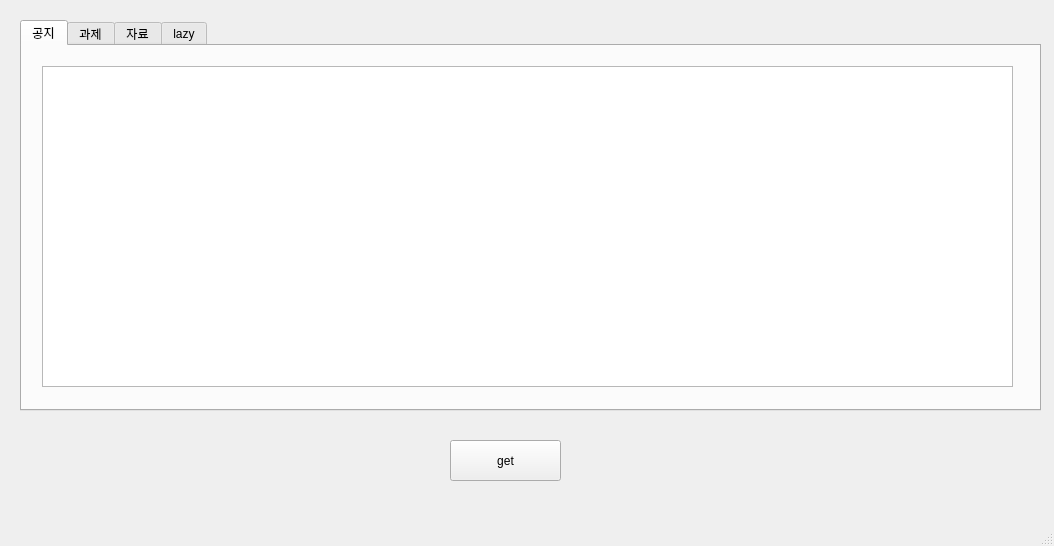
<?xml version="1.0" encoding="UTF-8"?>
<ui version="4.0">
 <class>MainWindow</class>
 <widget class="QMainWindow" name="MainWindow">
  <property name="geometry">
   <rect>
    <x>0</x>
    <y>0</y>
    <width>1054</width>
    <height>546</height>
   </rect>
  </property>
  <property name="windowTitle">
   <string>MainWindow</string>
  </property>
  <widget class="QWidget" name="centralwidget">
   <widget class="QPushButton" name="login_btn">
    <property name="geometry">
     <rect>
      <x>450</x>
      <y>440</y>
      <width>111</width>
      <height>41</height>
     </rect>
    </property>
    <property name="text">
     <string>get</string>
    </property>
   </widget>
   <widget class="QTabWidget" name="tabWidget">
    <property name="geometry">
     <rect>
      <x>20</x>
      <y>20</y>
      <width>1021</width>
      <height>391</height>
     </rect>
    </property>
    <property name="tabPosition">
     <enum>QTabWidget::North</enum>
    </property>
    <property name="currentIndex">
     <number>0</number>
    </property>
    <widget class="QWidget" name="notice">
     <attribute name="title">
      <string>공지</string>
     </attribute>
     <widget class="QTextBrowser" name="notice_text">
      <property name="geometry">
       <rect>
        <x>20</x>
        <y>20</y>
        <width>971</width>
        <height>321</height>
       </rect>
      </property>
     </widget>
    </widget>
    <widget class="QWidget" name="task">
     <attribute name="title">
      <string>과제</string>
     </attribute>
     <widget class="QTextBrowser" name="task_text">
      <property name="geometry">
       <rect>
        <x>20</x>
        <y>20</y>
        <width>971</width>
        <height>321</height>
       </rect>
      </property>
     </widget>
    </widget>
    <widget class="QWidget" name="data">
     <attribute name="title">
      <string>자료</string>
     </attribute>
     <widget class="QTextBrowser" name="data_text">
      <property name="geometry">
       <rect>
        <x>20</x>
        <y>20</y>
        <width>981</width>
        <height>331</height>
       </rect>
      </property>
     </widget>
    </widget>
    <widget class="QWidget" name="tab">
     <attribute name="title">
      <string>lazy</string>
     </attribute>
     <widget class="QPushButton" name="video_btn">
      <property name="geometry">
       <rect>
        <x>180</x>
        <y>20</y>
        <width>161</width>
        <height>81</height>
       </rect>
      </property>
      <property name="text">
       <string>video check</string>
      </property>
     </widget>
     <widget class="QPushButton" name="comment_btn">
      <property name="geometry">
       <rect>
        <x>180</x>
        <y>120</y>
        <width>161</width>
        <height>91</height>
       </rect>
      </property>
      <property name="text">
       <string>comment check</string>
      </property>
     </widget>
    </widget>
   </widget>
  </widget>
  <widget class="QMenuBar" name="menubar">
   <property name="geometry">
    <rect>
     <x>0</x>
     <y>0</y>
     <width>1054</width>
     <height>26</height>
    </rect>
   </property>
  </widget>
  <widget class="QStatusBar" name="statusbar"/>
 </widget>
 <resources/>
 <connections/>
</ui>
